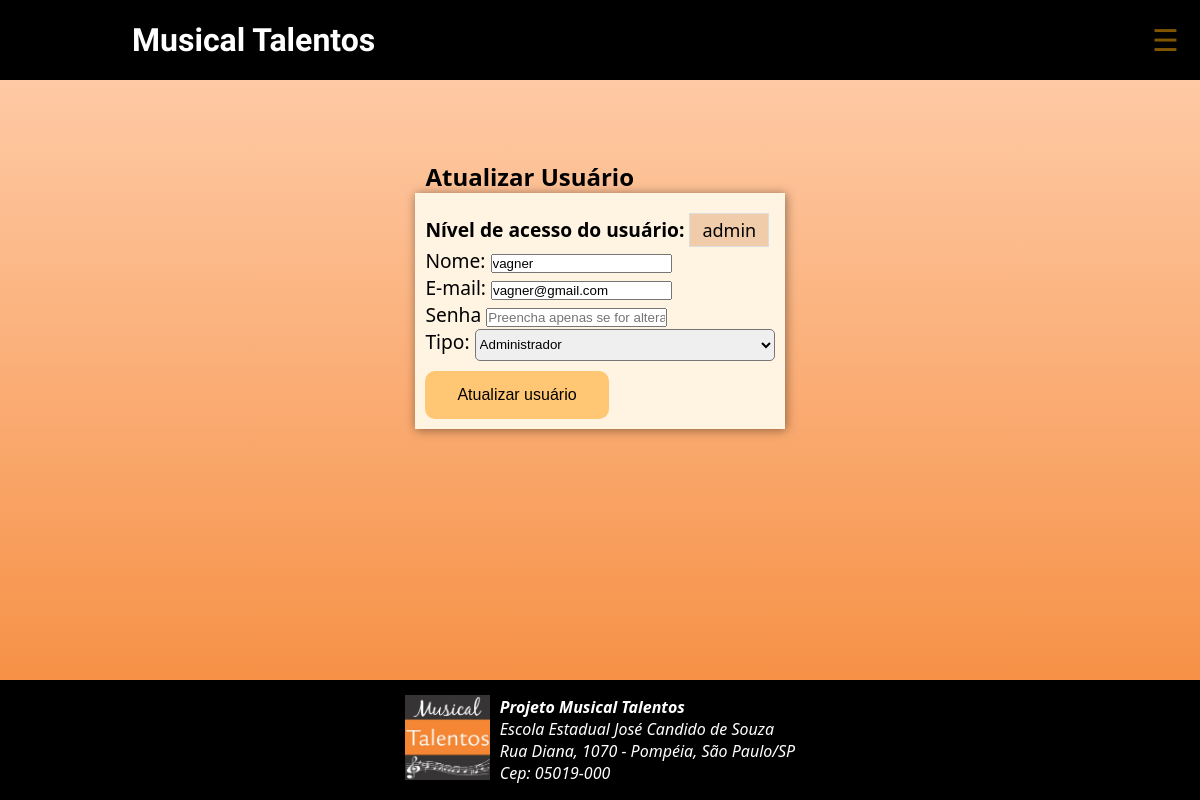
The page /admin/usuario-atualiza.php?id=2 (signed in) on the database its author committed.
### tables this page shows
CREATE TABLE `usuarios` (
  `id` smallint(6) NOT NULL,
  `nome` varchar(45) NOT NULL,
  `email` varchar(40) NOT NULL,
  `senha` varchar(255) NOT NULL,
  `tipo` enum('admin','editor') NOT NULL
);

### inc/funcoes-usuarios.php (called while the page is built, shortened)
<?php
function lerUmUsuario(mysqli $conexao, int $id):array{
    $sql = "SELECT id, nome, email, senha, tipo FROM usuarios
    WHERE id = $id";
    $resultado = mysqli_query($conexao, $sql) or die(mysqli_error($conexao));
    return mysqli_fetch_assoc($resultado);
}

### admin/usuario-atualiza.php (the view, shortened to what this page needs)
<?php
require "../inc/funcoes-usuarios.php";
require "../inc/cabecalho-admin.php";
$id = filter_input(INPUT_GET, 'id', FILTER_SANITIZE_NUMBER_INT);
$usuario = lerUmUsuario($conexao, $id);
?>
<div class="conteudo limitador">
  <article class="col-12 bg-white rounded shadow my-1 py-4">
    <h2 class="text-center">Atualizar Usuário</h2>
    <form class="mx-auto w-75" action="" method="post" id="form-atualizar" name="form-atualizar">
      <div class="form-group">
      <b>Nível de acesso do usuário: </b><span class="button-outro"><?=$_SESSION['tipo']?></span> <br>
        <label for="nome">Nome: </label>
        <input value=<?=$usuario['nome'] ?>  class="" required type="text" id="nome" name="nome" >
      </div>
      <div class="form-group">
        <label for="email">E-mail:</label>
        <input value=<?=$usuario['email'] ?> class="" required type="email" id="email" name="email" >
      </div>
      <div class="form-group">
        <label for="nova-senha">Senha</label>
        <input class="" type="password" id="senha" name="senha" placeholder="Preencha apenas se for alterar">
      </div>
      <div class="form-group">
        <label for="tipo">Tipo:</label>
        <select class="custom-select" name="tipo" id="tipo" required>
        <option
          <?php if($usuario['tipo'] == 'admin') echo " selected "; ?>
          value="admin">Administrador
        </option>
        </select>
      </div>
      <button class="button" name="atualizar">Atualizar usuário</button>
    </form>
  </article>
</div>
<?php
require "../inc/rodape-admin.php";
?>

### css/style.css (style rules this page uses)
* { padding: 0; margin: 0; box-sizing: border-box; }
body { font-family: 'Segoe UI', Tahoma, Geneva, Verdana, sans-serif; background: linear-gradient(to bottom, #ffd1b1, #f58634); display: flex; flex-direction: column; min-height: 100vh; }
.limitador { max-width: 1000px; margin: auto; text-align: justify; }
.conteudo { margin-top: 5rem; max-width: 700px; ; }
form { font-size: 1.2rem; padding: 10px; background-color: rgb(255, 243, 225); box-shadow: 1px 1px 10px rgba(0, 0, 0, 0.445); }
select { height: 2rem; width: 300px; border-radius: 5px; }
.button { background-color: #ffc773; border: none; border-radius: 10px; color: rgb(0, 0, 0); padding: 15px 32px; text-align: center; text-decoration: none; display: inline-block; font-size: 16px; margin-top: 10px; }
h2 { margin-left: 10px; }
.button-outro { background-color: #f1ccaa; border: none; color: rgb(0, 0, 0); padding: 4px 12px; text-align: center; text-decoration: none; display: inline-block; font-size: 18px; margin-top: 10px; border: 1px solid #ddd; }

### rows shown on the page
usuarios: nome "vagner", email "vagner@gmail.com", tipo "Administrador"

### other values the page prints
$_SESSION['tipo'] "admin"
